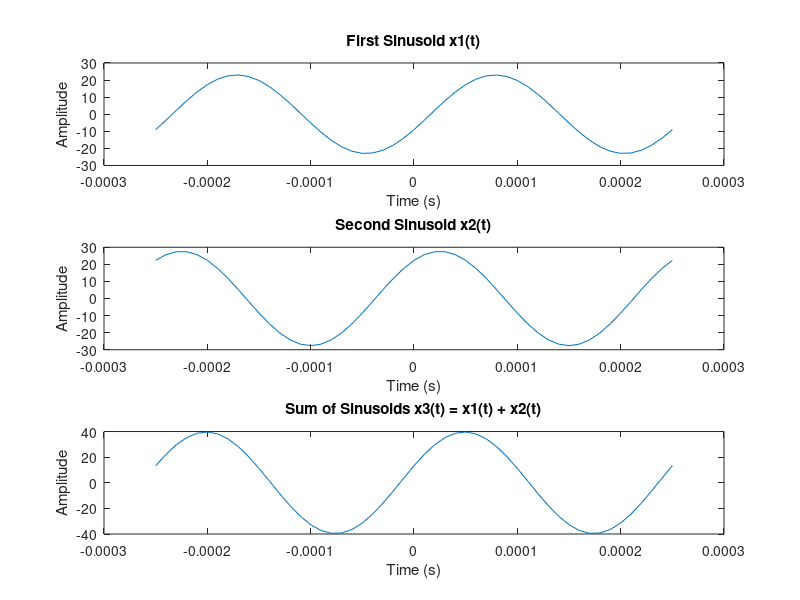

Reproduce this figure in MATLAB. (Note: this script raises an error after producing the figure.)
% Part (a) - Generate time vector (tt)
f = 4000; % Frequency in Hz
T = 1/f; % Period of the sinusoid
samples_per_period = 25; % At least 25 samples per period
dt = T / samples_per_period; % Time increment
tt = -T:dt:T; % Time vector covering two periods

% Part (b) - Generate two 4000 Hz sinusoids
age = 23; % Example age
A1 = age; % Amplitude 1
A2 = 1.2 * A1; % Amplitude 2
D = 7; % Day of birth
M = 7; % Month of birth

tm1 = (37.2/M) * T; % Time-shift 1
tm2 = -(41.3/D) * T; % Time-shift 2

x1 = A1 * cos(2 * pi * f * (tt - tm1)); % First sinusoid
x2 = A2 * cos(2 * pi * f * (tt - tm2)); % Second sinusoid

% Part (c) - Create the third sinusoid as the sum
x3 = x1 + x2; % Sum of the two sinusoids

% Part (d) - Plot the results
figure;
subplot(3, 1, 1);
plot(tt, x1);
title('First Sinusoid x1(t)');
xlabel('Time (s)');
ylabel('Amplitude');

subplot(3, 1, 2);
plot(tt, x2);
title('Second Sinusoid x2(t)');
xlabel('Time (s)');
ylabel('Amplitude');

subplot(3, 1, 3);
plot(tt, x3);
title('Sum of Sinusoids x3(t) = x1(t) + x2(t)');
xlabel('Time (s)');
ylabel('Amplitude');

sgtitle('Degadzor Herbert Sitsofe');